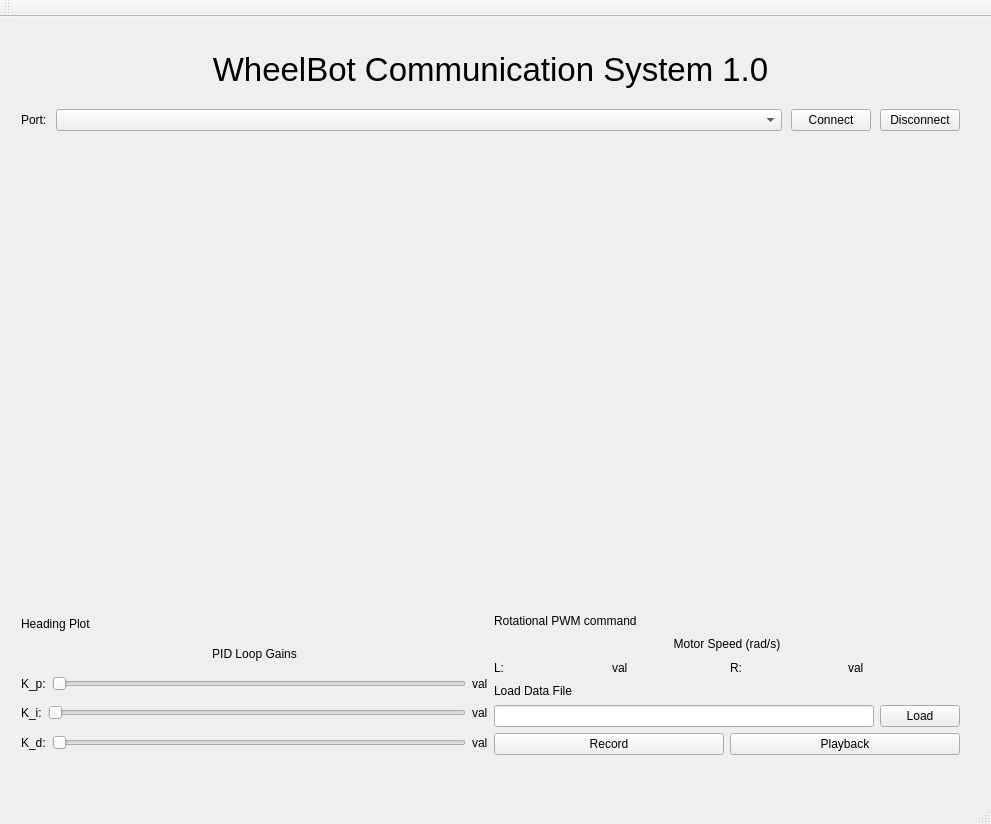
<?xml version="1.0" encoding="UTF-8"?>
<ui version="4.0">
 <class>Comm_Window</class>
 <widget class="QMainWindow" name="Comm_Window">
  <property name="geometry">
   <rect>
    <x>0</x>
    <y>0</y>
    <width>991</width>
    <height>824</height>
   </rect>
  </property>
  <property name="windowTitle">
   <string>Comm_Window</string>
  </property>
  <widget class="QWidget" name="centralWidget">
   <widget class="QWidget" name="layoutWidget">
    <property name="geometry">
     <rect>
      <x>10</x>
      <y>8</y>
      <width>961</width>
      <height>741</height>
     </rect>
    </property>
    <layout class="QVBoxLayout" name="Comm_Console" stretch="2,10,3">
     <item>
      <layout class="QVBoxLayout" name="TitleandSerialLayout" stretch="2,1">
       <item>
        <widget class="QLabel" name="WheelBotComm">
         <property name="font">
          <font>
           <pointsize>25</pointsize>
          </font>
         </property>
         <property name="text">
          <string>WheelBot Communication System 1.0</string>
         </property>
         <property name="alignment">
          <set>Qt::AlignCenter</set>
         </property>
        </widget>
       </item>
       <item>
        <layout class="QHBoxLayout" name="Serial_Layout">
         <property name="spacing">
          <number>9</number>
         </property>
         <item>
          <widget class="QLabel" name="label">
           <property name="sizePolicy">
            <sizepolicy hsizetype="Minimum" vsizetype="Minimum">
             <horstretch>0</horstretch>
             <verstretch>0</verstretch>
            </sizepolicy>
           </property>
           <property name="text">
            <string>Port:</string>
           </property>
          </widget>
         </item>
         <item>
          <widget class="QComboBox" name="PortcomboBox">
           <property name="sizePolicy">
            <sizepolicy hsizetype="MinimumExpanding" vsizetype="Fixed">
             <horstretch>0</horstretch>
             <verstretch>0</verstretch>
            </sizepolicy>
           </property>
          </widget>
         </item>
         <item>
          <widget class="QPushButton" name="Connect_Btn">
           <property name="sizePolicy">
            <sizepolicy hsizetype="Preferred" vsizetype="Fixed">
             <horstretch>0</horstretch>
             <verstretch>0</verstretch>
            </sizepolicy>
           </property>
           <property name="text">
            <string>Connect</string>
           </property>
          </widget>
         </item>
         <item>
          <widget class="QPushButton" name="Disconnect_Btn">
           <property name="sizePolicy">
            <sizepolicy hsizetype="Minimum" vsizetype="Fixed">
             <horstretch>0</horstretch>
             <verstretch>0</verstretch>
            </sizepolicy>
           </property>
           <property name="text">
            <string>Disconnect</string>
           </property>
          </widget>
         </item>
        </layout>
       </item>
      </layout>
     </item>
     <item>
      <layout class="QHBoxLayout" name="Lo_Plots"/>
     </item>
     <item>
      <layout class="QHBoxLayout" name="ControlsandData">
       <item>
        <layout class="QVBoxLayout" name="GainsPanel">
         <item>
          <widget class="QLabel" name="Headin_Plt">
           <property name="text">
            <string>Heading Plot</string>
           </property>
          </widget>
         </item>
         <item>
          <widget class="QLabel" name="PId_Loop_Gain">
           <property name="text">
            <string>PID Loop Gains</string>
           </property>
           <property name="alignment">
            <set>Qt::AlignCenter</set>
           </property>
          </widget>
         </item>
         <item>
          <layout class="QHBoxLayout" name="K_pLayout">
           <item>
            <widget class="QLabel" name="K_plabel">
             <property name="text">
              <string>K_p:</string>
             </property>
            </widget>
           </item>
           <item>
            <widget class="QSlider" name="K_pSlider">
             <property name="orientation">
              <enum>Qt::Horizontal</enum>
             </property>
            </widget>
           </item>
           <item>
            <widget class="QLabel" name="kp_val">
             <property name="text">
              <string>val</string>
             </property>
            </widget>
           </item>
          </layout>
         </item>
         <item>
          <layout class="QHBoxLayout" name="K_iLayout">
           <item>
            <widget class="QLabel" name="K_iLabel">
             <property name="text">
              <string>K_i:</string>
             </property>
            </widget>
           </item>
           <item>
            <widget class="QSlider" name="K_iSlider">
             <property name="orientation">
              <enum>Qt::Horizontal</enum>
             </property>
            </widget>
           </item>
           <item>
            <widget class="QLabel" name="ki_val">
             <property name="text">
              <string>val</string>
             </property>
            </widget>
           </item>
          </layout>
         </item>
         <item>
          <layout class="QHBoxLayout" name="K_dLayout">
           <item>
            <widget class="QLabel" name="K_dLabel">
             <property name="text">
              <string>K_d:</string>
             </property>
            </widget>
           </item>
           <item>
            <widget class="QSlider" name="K_dSlider">
             <property name="orientation">
              <enum>Qt::Horizontal</enum>
             </property>
            </widget>
           </item>
           <item>
            <widget class="QLabel" name="kd_val">
             <property name="text">
              <string>val</string>
             </property>
            </widget>
           </item>
          </layout>
         </item>
        </layout>
       </item>
       <item>
        <layout class="QVBoxLayout" name="MotSpd_DatLayout">
         <item>
          <widget class="QLabel" name="Rotat_PWM">
           <property name="text">
            <string>Rotational PWM command</string>
           </property>
          </widget>
         </item>
         <item>
          <widget class="QLabel" name="Motor_Speed">
           <property name="text">
            <string>Motor Speed (rad/s)</string>
           </property>
           <property name="alignment">
            <set>Qt::AlignCenter</set>
           </property>
          </widget>
         </item>
         <item>
          <layout class="QHBoxLayout" name="MotorSpdLayout">
           <item>
            <widget class="QLabel" name="LMotLbl">
             <property name="text">
              <string>L:</string>
             </property>
            </widget>
           </item>
           <item>
            <widget class="QLabel" name="Lft_Motor_Speed">
             <property name="text">
              <string>val</string>
             </property>
            </widget>
           </item>
           <item>
            <widget class="QLabel" name="RMotLbl">
             <property name="text">
              <string>R:</string>
             </property>
            </widget>
           </item>
           <item>
            <widget class="QLabel" name="Rgt_Motor_Speed">
             <property name="text">
              <string>val</string>
             </property>
            </widget>
           </item>
          </layout>
         </item>
         <item>
          <widget class="QLabel" name="Load_Data">
           <property name="text">
            <string>Load Data File</string>
           </property>
          </widget>
         </item>
         <item>
          <layout class="QHBoxLayout" name="LoadDat_Layout">
           <item>
            <widget class="QLineEdit" name="LoadLineEdit"/>
           </item>
           <item>
            <widget class="QPushButton" name="Load_Btn">
             <property name="text">
              <string>Load</string>
             </property>
            </widget>
           </item>
          </layout>
         </item>
         <item>
          <layout class="QHBoxLayout" name="RcdandPlybckLo">
           <item>
            <widget class="QPushButton" name="Record_Btn">
             <property name="text">
              <string>Record</string>
             </property>
            </widget>
           </item>
           <item>
            <widget class="QPushButton" name="Playback_Btn">
             <property name="text">
              <string>Playback</string>
             </property>
            </widget>
           </item>
          </layout>
         </item>
        </layout>
       </item>
      </layout>
     </item>
    </layout>
   </widget>
  </widget>
  <widget class="QMenuBar" name="menuBar">
   <property name="geometry">
    <rect>
     <x>0</x>
     <y>0</y>
     <width>991</width>
     <height>19</height>
    </rect>
   </property>
   <property name="sizePolicy">
    <sizepolicy hsizetype="Expanding" vsizetype="Minimum">
     <horstretch>0</horstretch>
     <verstretch>0</verstretch>
    </sizepolicy>
   </property>
  </widget>
  <widget class="QToolBar" name="mainToolBar">
   <attribute name="toolBarArea">
    <enum>TopToolBarArea</enum>
   </attribute>
   <attribute name="toolBarBreak">
    <bool>false</bool>
   </attribute>
  </widget>
  <widget class="QStatusBar" name="statusBar"/>
 </widget>
 <layoutdefault spacing="6" margin="11"/>
 <resources/>
 <connections/>
</ui>
